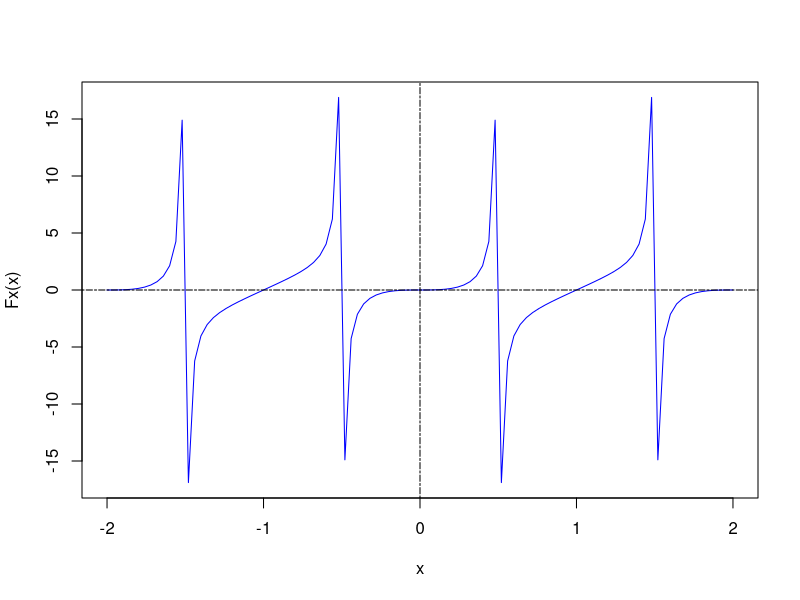

This figure's R source: (Note: this script raises an error after producing the figure.)
Tx <- function(x)  tan(pi*x)
Gx <- function(x)  sin(pi*x)

#Función en la cual se desea determinar la raiz entre las funciones
Fx<- function(x) tan(pi*x)-sin(pi*x)
Dx <- function(x) (pi*(sec(pi*x))^2)-(pi*cos(pi*x))
#Funcion recursiva
recursivo<-function(x1,x2,tol)
{
  error<-tol+1
  x0<-x1-((Fx(x1)*(x1-x2))/(Fx(x1)-Fx(x2)))
  
  x1<-x2
  x2<-x0
  i<-0
  while(error>tol)
  {
    x3<-x1-((Fx(x1)*(x1-x2))/(Fx(x1)-Fx(x2)))
    error<-abs((x3-x2)/x3)*100
    cat("x=",x3,"\t Error:",error,"\t iteracion: ",i,"\n")
    x1<-x2
    x2<-x3
    i<-i+1
  }
  
}
#Función de Newton acelerado
newtonAitken<-function(r,tol){
  i<-0
  error<-1
  while(i<=3 && error>tol){
    if(r!=0){ 
      bef=r
      r<-r-((Fx(r))/Dx(r))
      error<-(abs(bef-r))/abs(bef)
      cat("R=",r,"\t Error:",error,"i:",i,"\n")
      if(i==1)
      {
        x0=r
      }
      else
      {
        if(i==2)
        {
          x1=r
        } 
        else
        {
          x2=r
        }
      }
    }
    i=i+1
  }
  
  while(error>tol){
    if(r!=0){
      x3=x2-(((x2-x1)^2)/(x2-(2*x1)+x0))
      x0=x1
      x1=x2
      error<-(abs(x2-x3))/abs(x2)
      cat("R=",x3,"\t Error:",error,"iteracion:",i,"\n")
      r<-r-((Fx(r))/Dx(r))
      x2=r
    }
    i=i+1
  }
}

curve(Fx,-2,2, col="blue");abline(h=-0,v=0,lty=6)

recursivo(0.9,1.3,1.e-9)
recursivo(1.9,2.2,1.e-9)

#Utilizando Aitken

newtonAitken(1.3,1.e-9)

